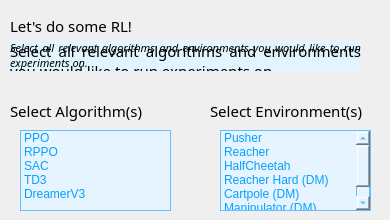
  <widget class="QWizardPage" name="projectspecs">
   <widget class="QLabel" name="label">
    <property name="geometry">
     <rect>
      <x>10</x>
      <y>10</y>
      <width>221</width>
      <height>31</height>
     </rect>
    </property>
    <property name="font">
     <font>
      <family>Ubuntu Mono</family>
      <pointsize>11</pointsize>
      <italic>false</italic>
      <bold>false</bold>
     </font>
    </property>
    <property name="text">
     <string>Let's do some RL!</string>
    </property>
   </widget>
   <widget class="QListWidget" name="listWidget">
    <property name="geometry">
     <rect>
      <x>20</x>
      <y>130</y>
      <width>151</width>
      <height>81</height>
     </rect>
    </property>
    <property name="styleSheet">
     <string notr="true">color: #06a0ff;
border: 1px solid #62c0ff;
background-color: rgb(230, 244, 255);</string>
    </property>
    <item>
     <property name="text">
      <string>PPO</string>
     </property>
    </item>
    <item>
     <property name="text">
      <string>RPPO</string>
     </property>
    </item>
    <item>
     <property name="text">
      <string>SAC</string>
     </property>
    </item>
    <item>
     <property name="text">
      <string>TD3</string>
     </property>
    </item>
    <item>
     <property name="text">
      <string>DreamerV3</string>
     </property>
    </item>
   </widget>
   <widget class="QLabel" name="label_2">
    <property name="geometry">
     <rect>
      <x>10</x>
      <y>100</y>
      <width>161</width>
      <height>21</height>
     </rect>
    </property>
    <property name="font">
     <font>
      <family>Ubuntu Mono</family>
      <pointsize>11</pointsize>
      <italic>false</italic>
      <bold>false</bold>
     </font>
    </property>
    <property name="text">
     <string>Select Algorithm(s)</string>
    </property>
   </widget>
   <widget class="QLabel" name="label_3">
    <property name="geometry">
     <rect>
      <x>210</x>
      <y>100</y>
      <width>171</width>
      <height>21</height>
     </rect>
    </property>
    <property name="font">
     <font>
      <family>Ubuntu Mono</family>
      <pointsize>11</pointsize>
      <italic>false</italic>
      <bold>false</bold>
     </font>
    </property>
    <property name="text">
     <string>Select Environment(s)</string>
    </property>
   </widget>
   <widget class="QListWidget" name="listWidget_2">
    <property name="geometry">
     <rect>
      <x>220</x>
      <y>130</y>
      <width>151</width>
      <height>81</height>
     </rect>
    </property>
    <property name="styleSheet">
     <string notr="true">color: #06a0ff;
border: 1px solid #62c0ff;
background-color: rgb(230, 244, 255);</string>
    </property>
    <item>
     <property name="text">
      <string>Pusher</string>
     </property>
    </item>
    <item>
     <property name="text">
      <string>Reacher</string>
     </property>
    </item>
    <item>
     <property name="text">
      <string>HalfCheetah</string>
     </property>
    </item>
    <item>
     <property name="text">
      <string>Reacher Hard (DM)</string>
     </property>
    </item>
    <item>
     <property name="text">
      <string>Cartpole (DM)</string>
     </property>
    </item>
    <item>
     <property name="text">
      <string>Manipulator (DM) </string>
     </property>
    </item>
   </widget>
   <widget class="QLabel" name="label_4">
    <property name="geometry">
     <rect>
      <x>10</x>
      <y>40</y>
      <width>351</width>
      <height>31</height>
     </rect>
    </property>
    <property name="font">
     <font>
      <family>Ubuntu Mono</family>
      <pointsize>11</pointsize>
      <italic>false</italic>
      <bold>false</bold>
      <kerning>true</kerning>
     </font>
    </property>
    <property name="styleSheet">
     <string notr="true">background-color: rgb(255, 198, 243);
background-color: rgb(226, 245, 255);</string>
    </property>
    <property name="text">
     <string>&lt;html&gt;&lt;head/&gt;&lt;body&gt;&lt;p align=&quot;justify&quot;&gt;Select all relevant algorithms and environments you would like to run experiments on.&lt;/p&gt;&lt;/body&gt;&lt;/html&gt;</string>
    </property>
    <property name="wordWrap">
     <bool>true</bool>
    </property>
   </widget>
   <widget class="QLabel" name="label_5">
    <property name="geometry">
     <rect>
      <x>10</x>
      <y>40</y>
      <width>351</width>
      <height>31</height>
     </rect>
    </property>
    <property name="font">
     <font>
      <family>Ubuntu Mono</family>
      <pointsize>8</pointsize>
      <italic>true</italic>
      <bold>false</bold>
      <kerning>true</kerning>
     </font>
    </property>
    <property name="styleSheet">
     <string notr="true">font: italic 8pt &quot;Ubuntu Mono&quot;;

</string>
    </property>
    <property name="text">
     <string>&lt;html&gt;&lt;head/&gt;&lt;body&gt;&lt;p align=&quot;justify&quot;&gt;&lt;span style=&quot; font-style:italic;&quot;&gt;Select all relevant algorithms and environments you would like to run experiments on.&lt;/span&gt;&lt;/p&gt;&lt;/body&gt;&lt;/html&gt;</string>
    </property>
    <property name="wordWrap">
     <bool>true</bool>
    </property>
   </widget>
  </widget>
